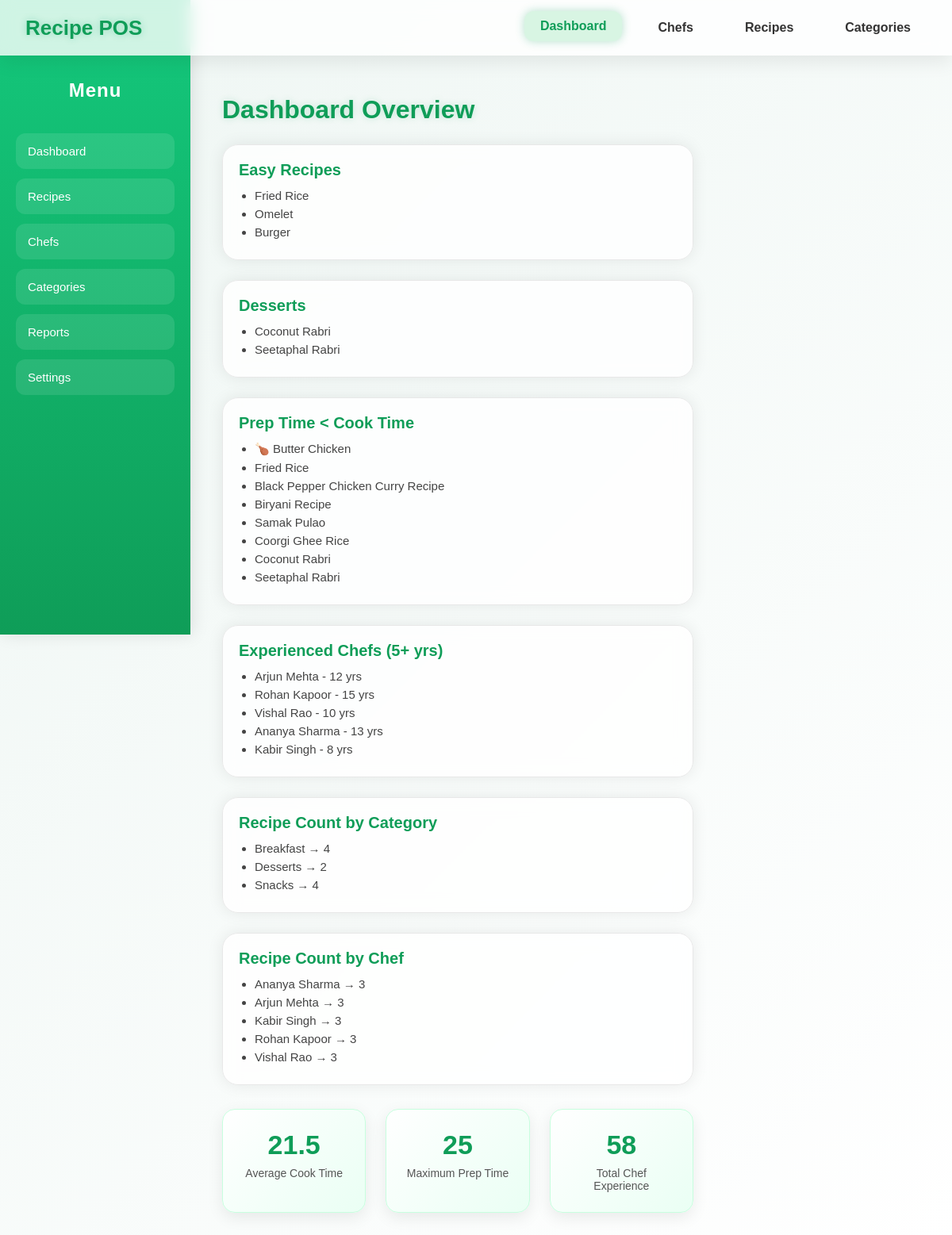
The app's page /recipe/dashboard/ with its own data.
### Recipeapp/models.py (models this page shows, shortened)
class Recipe(models.Model):
    category = models.ForeignKey(Category,on_delete=models.CASCADE,null=True,blank=True)
    title = models.CharField()
    ingredients = models.TextField()
    steps = models.TextField()
    prep_time = models.PositiveIntegerField()
    cook_time = models.PositiveIntegerField()
    difficulty = models.CharField(choices=[("Easy","Easy"),("Medium","Medium"),("Hard","Hard")])
    created_on = models.DateField()
    image = models.ImageField(upload_to="img")
    recipe_file = models.FileField(upload_to="file")

class Chef(models.Model):
    chef_name = models.CharField()
    email = models.EmailField(unique=True)
    phone = models.PositiveIntegerField()
    experience = models.PositiveIntegerField()
    profile_photo = models.ImageField(upload_to="profile_photo")

class Category(models.Model):
    name = models.CharField()
    description = models.TextField()
    created_on = models.DateTimeField()

### Recipeapp/views.py (the view)
# urls.py: path('dashboard/',filter_data,name="dashboard"),
def filter_data(request):
    easy_recipes = Recipe.objects.filter(difficulty="Easy")
    desserts_recipes = Recipe.objects.filter(category__name="Desserts")
    prep_lt_cook = Recipe.objects.filter(prep_time__lt=models.F('cook_time'))
    experienced_chefs = Chef.objects.filter(experience__gt=5)
    recipes_count_category = Recipe.objects.values('category__name').annotate(count=Count('id'))
    recipes_count_chef = ChefRecipe.objects.values('chef__chef_name').annotate(count=Count('recipe'))
    avg_cook_time = Recipe.objects.aggregate(Avg('cook_time'))
    max_prep_time = Recipe.objects.aggregate(Max('prep_time'))
    total_chef_exp = Chef.objects.aggregate(Sum('experience'))
    context = {
        "easy_recipes": easy_recipes,
        "desserts_recipes": desserts_recipes,
        "prep_lt_cook": prep_lt_cook,
        "experienced_chefs": experienced_chefs,
        "recipes_count_category": recipes_count_category,
        "recipes_count_chef": recipes_count_chef,
        "avg_cook_time": avg_cook_time,
        "max_prep_time": max_prep_time,
        "total_chef_exp": total_chef_exp,
    }
    return render(request, "dashboard.html", context)

### Recipeapp/templates/dashboard.html (shortened to what this page needs)
<!DOCTYPE html>
<html lang="en">
<head>
    <meta-name="viewport" content="width=device-width, initial-scale=1.0">
</head>
<body>
    <div class="navbar">
        <div class="nav-left">Recipe POS</div>
        <div class="nav-links">
            <a href="{% url 'dashboard' %}" class="{% if request.resolver_match.url_name == 'dashboard' %}active{% endif %}">Dashboard</a>
            <a href="{% url 'chef' %}" class="{% if request.resolver_match.url_name == 'chef' %}active{% endif %}">Chefs</a>
            <a href="{% url 'recipe' %}" class="{% if request.resolver_match.url_name == 'recipe' %}active{% endif %}">Recipes</a>
            <a href="{% url 'category' %}" class="{% if request.resolver_match.url_name == 'category' %}active{% endif %}">Categories</a>
        </div>
    </div>
    <div class="sidebar">
        <h2>Menu</h2>
        <a href="{% url 'dashboard' %}"><div class="menu-item">Dashboard</div></a>
        <a href="{% url 'recipe' %}"><div class="menu-item">Recipes</div></a>
        <a href="{% url 'chef' %}"><div class="menu-item">Chefs</div></a>
        <a href="{% url 'category' %}"><div class="menu-item">Categories</div></a>
        <a href="#"><div class="menu-item">Reports</div></a>
        <a href="#"><div class="menu-item">Settings</div></a>
    </div>
    <div class="main">
        <div class="title">Dashboard Overview</div>
        <div class="grid">
            <div class="card">
                <h3>Easy Recipes</h3>
                <ul>{% for r in easy_recipes %}<li>{{ r.title }}</li>{% endfor %}</ul>
            </div>
            <div class="card">
                <h3>Desserts</h3>
                <ul>{% for r in desserts_recipes %}<li>{{ r.title }}</li>{% endfor %}</ul>
            </div>
            <div class="card">
                <h3>Prep Time < Cook Time</h3>
                <ul>{% for r in prep_lt_cook %}<li>{{ r.title }}</li>{% endfor %}</ul>
            </div>
            <div class="card">
                <h3>Experienced Chefs (5+ yrs)</h3>
                <ul>{% for c in experienced_chefs %}<li>{{ c.chef_name }} - {{ c.experience }} yrs</li>{% endfor %}</ul>
            </div>
            <div class="card">
                <h3>Recipe Count by Category</h3>
                <ul>{% for rc in recipes_count_category %}<li>{{ rc.category__name }} → {{ rc.count }}</li>{% endfor %}</ul>
            </div>
            <div class="card">
                <h3>Recipe Count by Chef</h3>
                <ul>{% for rc in recipes_count_chef %}<li>{{ rc.chef__chef_name }} → {{ rc.count }}</li>{% endfor %}</ul>
            </div>
        </div>
        <div class="stats-box">
            <div class="stat">
                <h4>{{ avg_cook_time.cook_time__avg }}</h4>
                <p>Average Cook Time</p>
            </div>
            <div class="stat">
                <h4>{{ max_prep_time.prep_time__max }}</h4>
                <p>Maximum Prep Time</p>
            </div>
            <div class="stat">
                <h4>{{ total_chef_exp.experience__sum }}</h4>
                <p>Total Chef Experience</p>
            </div>
        </div>
    </div>
</body>
</html>

### Recipeapp/templates/dashboard.html (style rules this page uses)
* { margin: 0; padding: 0; box-sizing: border-box; font-family: "Poppins", sans-serif; }
body { background: linear-gradient(135deg, #eef6f3, #ffffff); display: flex; overflow-x: hidden; }
.navbar { width: 100%; background: rgba(255, 255, 255, 0.8); backdrop-filter: blur(10px); padding: 16px 32px; display: flex; justify-content: space-between; align-items: center; position: fixed; top: 0; z-index: 100; box-shadow: 0 8px 25px rgba(0,0,0,0.08); }
.nav-left { font-size: 26px; font-weight: 700; color: #0f9d58; text-shadow: 0 0 10px rgba(15, 157, 88, 0.3); }
.nav-links { display: flex; gap: 25px; }
.nav-links a { text-decoration: none; font-size: 16px; font-weight: 600; padding: 10px 20px; color: #333; border-radius: 12px; transition: 0.3s; }
.nav-links a:hover, .nav-links a.active { background: #d8f5e3; color: #0f9d58; box-shadow: 0 0 12px rgba(15, 157, 88, 0.3); transform: translateY(-2px); }
.sidebar { width: 240px; height: 100vh; padding: 100px 20px 30px; background: linear-gradient(180deg, #14c87c, #0f9d58); color: white; box-shadow: 3px 0 20px rgba(0,0,0,0.1); position: fixed; top: 0; }
.sidebar h2 { text-align: center; margin-bottom: 40px; font-size: 24px; font-weight: 700; letter-spacing: 1px; }
.menu-item { padding: 14px 15px; margin-bottom: 12px; background: rgba(255, 255, 255, 0.1); border-radius: 12px; cursor: pointer; font-size: 15px; transition: 0.3s; }
.main { flex: 1; padding: 120px 40px 40px; margin-left: 240px; animation: fadeIn 0.8s ease-in-out; }
.title { font-size: 32px; font-weight: 700; color: #0f9d58; text-shadow: 0 0 10px rgba(15, 157, 88, 0.2); margin-bottom: 25px; }
.card { background: rgba(255,255,255,0.8); padding: 20px; border-radius: 20px; box-shadow: 0 0 20px rgba(0,0,0,0.08); transition: 0.3s ease; backdrop-filter: blur(10px); border: 1px solid #e8e8e8; }
.card h3 { margin-bottom: 12px; font-size: 20px; color: #0f9d58; display: flex; align-items: center; gap: 8px; }
ul { padding-left: 20px; }
li { margin: 6px 0; font-size: 15px; color: #444; }
.grid { display: grid; grid-template-columns: repeat(auto-fit, minmax(320px, 1fr)); grid-gap: 25px; }
.stats-box { display: flex; gap: 25px; margin-top: 30px; }
.stat { flex: 1; background: linear-gradient(135deg, #ffffff, #eafff4); padding: 25px; border-radius: 16px; box-shadow: 0 6px 20px rgba(0,0,0,0.08); text-align: center; transition: 0.3s; border: 1px solid #c8ffdf; }
.stat h4 { font-size: 34px; color: #0f9d58; margin-bottom: 8px; }
.stat p { color: #555; font-size: 14px; }
.sidebar a { text-decoration: none; color: white; }

### records on screen
Recipe: title "Fried Rice"
Recipe: title "Omelet"
Recipe: title "Burger"
Recipe: title "Coconut Rabri"
Recipe: title "Seetaphal Rabri"
Recipe: title "🍗 Butter Chicken"
Recipe: title "Black Pepper Chicken Curry Recipe"
Recipe: title "Biryani Recipe"
Recipe: title "Samak Pulao"
Recipe: title "Coorgi Ghee Rice"
Chef: chef_name "Arjun Mehta", experience "12"
Chef: chef_name "Rohan Kapoor", experience "15"
Chef: chef_name "Vishal Rao", experience "10"
Chef: chef_name "Ananya Sharma", experience "13"
Chef: chef_name "Kabir Singh", experience "8"
Category: category__name "Breakfast", count "4"
Category: category__name "Desserts", count "2"
Category: category__name "Snacks", count "4"

### other values on screen
{{ rc.chef__chef_name }} "Ananya Sharma" "Arjun Mehta" "Kabir Singh" "Rohan Kapoor" "Vishal Rao"
{{ rc.count }} "3" "3" "3" "3" "3"
{{ avg_cook_time.cook_time__avg }} "21.5"
{{ max_prep_time.prep_time__max }} "25"
{{ total_chef_exp.experience__sum }} "58"
